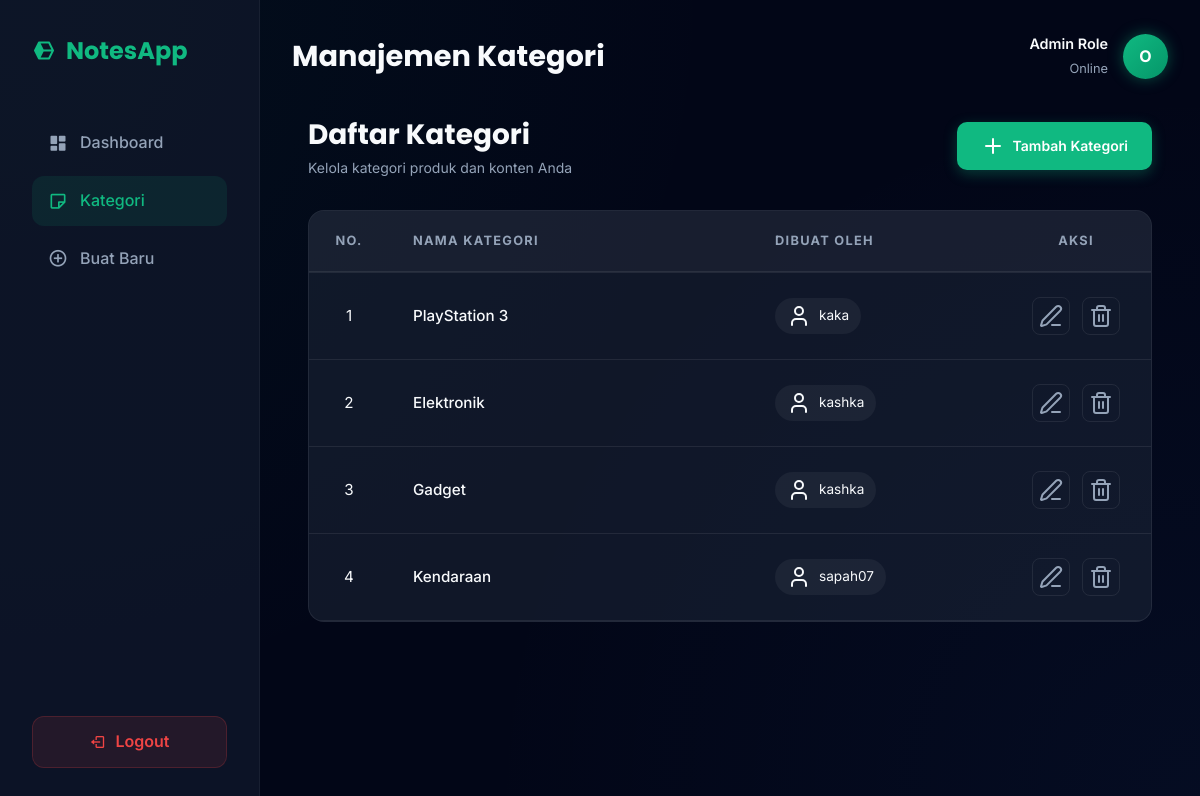
The app's page /index.php?act=kategori (signed in) with its own data.
### tables this page shows
CREATE TABLE `kategori` (
  `id_kategori` int NOT NULL,
  `nama_kategori` varchar(255) DEFAULT NULL,
  `id_admin` int DEFAULT NULL,
  `created_at` timestamp NULL DEFAULT CURRENT_TIMESTAMP
);

### app/controllers/KategoriController.php (called while the page is built, shortened)
<?php
include_once 'config/database.php';
include_once 'app/models/KategoriModel.php';
class KategoriController {
  private $KategoriModel;
  public function __construct() {
    $database = new Database();
    $this->db = $database->getConnection();
    $this->KategoriModel = new KategoriModel($this->db);
  }
  public function index() {
    $data_kategori = $this->KategoriModel->getAll();
    include 'app/views/kategori/index.php';
  }
}

### config/database.php (called while the page is built, shortened)
<?php
class Database{
    private $host = "localhost";
    private $db_name ="pakfidan";
    private $username ="root";
    private $password ="";
    public function getConnection(){
        $this->conn = null;
        try{
            $this->conn = new PDO("mysql:host=" . $this->host . ";dbname=" . $this->db_name,
            $this->username, $this->password);
            $this->conn->exec("set names utf8");
            $this->conn->setAttribute(PDO::ATTR_ERRMODE, PDO::ERRMODE_EXCEPTION);
        }catch(PDOException $exception){
            echo"Connection error: " . $exception->getMessage();
        }
    return $this->conn;
    }
}
?>

### app/models/KategoriModel.php (called while the page is built, shortened)
<?php
class KategoriModel {
  private $conn;
  private $table_name = "kategori";
  public function __construct($db) {
    $this->conn = $db;
  }
  public function getAll() {
    $query = "SELECT kategori.*, admin.username AS nama_admin FROM ".$this->table_name ." JOIN admin ON kategori.id_admin = admin.id_admin ORDER BY kategori.id_kategori DESC";
    $stmt = $this->conn->prepare($query);
    $stmt->execute();
    return $stmt->fetchAll(PDO::FETCH_ASSOC);
  }
}

### app/views/kategori/index.php (the view, shortened to what this page needs)
<!DOCTYPE html>
<html lang="id">
<head>
    <link href='https://unpkg.com/boxicons@2.1.4/css/boxicons.min.css' rel='stylesheet'>
    <link rel="stylesheet" href="public/css/style1.css">
    <link rel="stylesheet" href="public/css/style3.css?v=<?php echo time(); ?>">
</head>
<body>
    <?php require_once 'app/views/components/nav.php'; ?>
    <main class="main-content">
        <header class="header-top" style="margin-bottom: 2rem;">
            <div class="welcome-text">
                <h2 style="font-family:'Poppins'; color: var(--text-main);">Manajemen Kategori</h2>
            </div>
            <div class="user-profile">
                <div style="text-align: right;">
                    <span style="display:block; font-weight:600; font-size:0.9rem;">Admin Role</span>
                    <span style="font-size: 0.8rem; color: var(--text-muted);">Online</span>
                </div>
                <div class="avatar">
                    <?php echo isset($_SESSION['username']) ? strtoupper(substr($_SESSION['username'], 0, 1)) : 'A'; ?>
                </div>
            </div>
        </header>
        <div class="container" style="max-width: 100%; padding: 0 1rem;">
            <div class="page-header">
                <div>
                    <h2 class="title">Daftar Kategori</h2>
                    <p class="subtitle">Kelola kategori produk dan konten Anda</p>
                </div>
                <a href="index.php?act=kategori-tambah" class="btn btn-primary">
                    <i data-lucide="plus"></i> Tambah Kategori
                </a>
            </div>
            <div class="card table-card">
                <div class="table-responsive">
                    <table>
                        <thead>
                            <tr>
                                <th width="80">No.</th>
                                <th>Nama Kategori</th>
                                <th>Dibuat Oleh</th>
                                <th class="text-center">Aksi</th>
                            </tr>
                        </thead>
                        <tbody>
                            <?php
                            $no = 1;
                            if (isset($data_kategori) && count($data_kategori) > 0) :
                                foreach ($data_kategori as $row) :
                                    $id = $row['id_kategori'] ?? $row['id'] ?? '';
                            ?>
                            <tr>
                                <td class="text-center text-muted"><?php echo $no++; ?></td>
                                <td>
                                    <span
                                        class="category-name"><?php echo htmlspecialchars($row['nama_kategori']); ?></span>
                                </td>
                                <td>
                                    <div class="admin-badge">
                                        <i data-lucide="user"></i>
                                        <?php echo htmlspecialchars($row['nama_admin'] ?? 'Unknown'); ?>
                                    </div>
                                </td>
                                <td>
                                    <div class="action-group">
                                        <a href="index.php?act=kategori-edit&id_kategori=<?php echo $id; ?>"
                                            class="btn-icon btn-edit" title="Edit">
                                            <i data-lucide="edit-3"></i>
                                        </a>
                                        <a href="index.php?act=kategori-hapus&id_kategori=<?php echo $id; ?>"
                                            class="btn-icon btn-delete delete-btn" title="Hapus">
                                            <i data-lucide="trash-2"></i>
                                        </a>
                                    </div>
                                </td>
                            </tr>
                            <?php endforeach; ?>
                            <?php endif; ?>
                        </tbody>
                    </table>
                </div>
            </div>
        </div>
    </main>
</body>
</html>

### index.php (shortened to what this page needs)
<?php
include_once 'app/controllers/KategoriController.php';
$action = isset($_GET['act']) ? $_GET['act'] : 'login';
$KategoriController = new KategoriController();
switch ($action) {
    case 'kategori':
      $KategoriController->index();
      break;
}
?>

### app/views/components/nav.php (shortened to what this page needs)
<?php
$current_page = isset($_GET['act']) ? $_GET['act'] : 'dashboard';
?>
<nav class="sidebar" id="sidebar">
    <div>
        <div class="brand">
            <i class='bx bxs-cube-alt'></i> NotesApp
        </div>
        <div class="menu">
            <a href="index.php?act=dashboard"
                class="menu-link <?php echo ($current_page === 'dashboard') ? 'active' : ''; ?>">
                <i class='bx bxs-dashboard'></i> <span>Dashboard</span>
            </a>
            <a href="index.php?act=kategori"
                class="menu-link <?php echo ($current_page === 'kategori') ? 'active' : ''; ?>">
                <i class='bx bx-note'></i> <span>Kategori</span>
            </a>
            <a href="index.php?act=kategori-tambah"
                class="menu-link <?php echo ($current_page === 'kategori-tambah' || $current_page === 'kategori-edit') ? 'active' : ''; ?>">
                <i class='bx bx-plus-circle'></i> <span>Buat Baru</span>
            </a>
        </div>
    </div>
    <a href="index.php?act=logout" class="btn-logout">
        <i class='bx bx-log-out'></i> <span>Logout</span>
    </a>
</nav>

### public/css/style1.css (style rules this page uses)
:root { --primary: #10b981; --primary-glow: rgba(16, 185, 129, 0.4); --bg-dark: #0f172a; --bg-sidebar: #1e293b; --card-bg: rgba(30, 41, 59, 0.6); --text-main: #f1f5f9; --text-muted: #94a3b8; --border-glass: rgba(255, 255, 255, 0.05); }
* { margin: 0; padding: 0; box-sizing: border-box; font-family: 'Inter', sans-serif; text-decoration: none; }
body { background-color: #020617; background-image: radial-gradient(circle at 80% 10%, #1e293b 0%, #020617 80%); color: var(--text-main); height: 100vh; overflow: hidden; display: flex; }
.sidebar { width: 260px; background-color: rgba(15, 23, 42, 0.8); border-right: 1px solid var(--border-glass); padding: 2rem; display: flex; flex-direction: column; justify-content: space-between; }
.brand { font-family: 'Poppins', sans-serif; font-size: 1.5rem; font-weight: 700; color: var(--primary); display: flex; align-items: center; gap: 10px; margin-bottom: 3rem; }
.menu-link { display: flex; align-items: center; gap: 12px; color: var(--text-muted); padding: 12px 16px; border-radius: 12px; margin-bottom: 0.5rem; transition: all 0.3s; font-weight: 500; }
.menu-link:hover, .menu-link.active { background-color: rgba(16, 185, 129, 0.1); color: var(--primary); }
.menu-link i { font-size: 1.25rem; }
.btn-logout { display: flex; align-items: center; justify-content: center; gap: 10px; background-color: rgba(239, 68, 68, 0.1); color: #ef4444; padding: 12px; border-radius: 12px; font-weight: 600; transition: 0.3s; border: 1px solid rgba(239, 68, 68, 0.2); }
.main-content { flex: 1; padding: 2rem; overflow-y: auto; }
.header-top { display: flex; justify-content: space-between; align-items: center; margin-bottom: 2.5rem; }
.welcome-text h2 { font-family: 'Poppins', sans-serif; font-size: 1.8rem; }
.user-profile { display: flex; align-items: center; gap: 15px; }
.avatar { width: 45px; height: 45px; background: linear-gradient(135deg, var(--primary), #059669); border-radius: 50%; display: flex; align-items: center; justify-content: center; font-weight: bold; color: white; box-shadow: 0 0 15px var(--primary-glow); }

### records on screen
kategori: nama_kategori "PlayStation 3", id_admin.username "kaka"
kategori: nama_kategori "Elektronik", id_admin.username "kashka"
kategori: nama_kategori "Gadget", id_admin.username "kashka"
kategori: nama_kategori "Kendaraan", id_admin.username "sapah07"

### other values on screen
substr($_SESSION['username'], 0, 1) "O"
